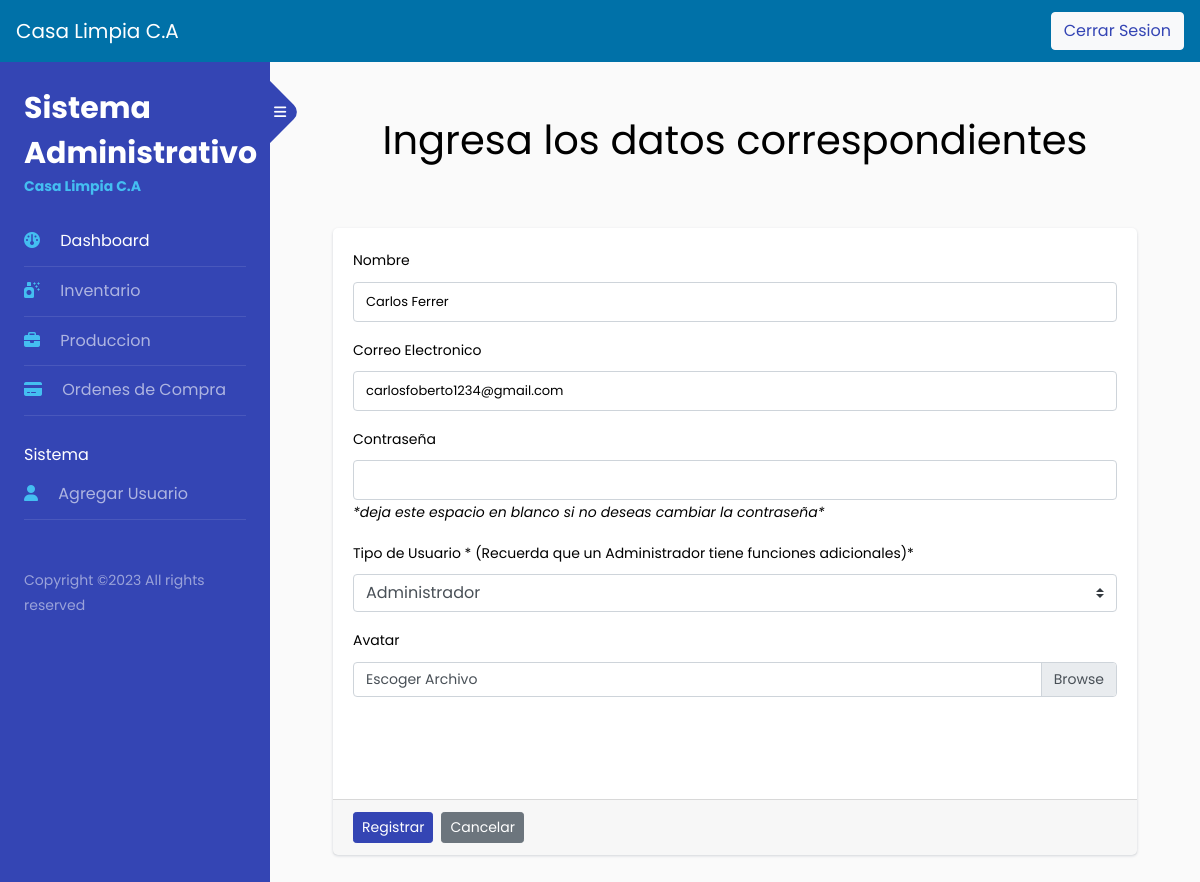
The app's page /editUsuario.php?id=23 with its own data.
### tables this page shows
CREATE TABLE `usertable` (
  `id` int(11) NOT NULL,
  `name` varchar(255) NOT NULL,
  `email` varchar(255) NOT NULL,
  `password` varchar(255) NOT NULL,
  `code` mediumint(50) NOT NULL,
  `status` text NOT NULL,
  `type` int(1) NOT NULL,
  `avatar` varchar(100) NOT NULL,
  `estado` text NOT NULL,
  `fecha_registro` datetime NOT NULL DEFAULT current_timestamp()
);

### editUsuario.php (the view, shortened to what this page needs)
<?php
require_once('connection.php');
$name = "";
$email = "";
$estado = "";
if ( $_SERVER ['REQUEST_METHOD'] == 'GET') {
    $id = $_GET["id"];
    $sql_query = "SELECT * FROM usertable WHERE id=$id";
    $result = $con->query($sql_query);
    $row = $result->fetch_assoc();
    $name = $row['name'];
    $email = $row['email'];
    if($row['estado'] == "1"){
        $estado = 'Administrador';
    } else {
        $estado = 'Empleado';
    }
}
?>
<!DOCTYPE html>
<html lang="en">
<head>
    <link rel="stylesheet" href="https://stackpath.bootstrapcdn.com/bootstrap/4.5.2/css/bootstrap.min.css">
    <link rel="stylesheet" href="https://cdnjs.cloudflare.com/ajax/libs/font-awesome/6.3.0/css/all.min.css" />
    <link rel="stylesheet" href="./assets/css/style.css">
</head>
<body>
<body>
    <nav class="navbar" style="background:#0071A8;">
    <a class="navbar-brand" style="color:#fff;" href="#" >Casa Limpia C.A</a>
    <button type="button" class="btn btn-light"><a href="logout-user.php">Cerrar Sesion</a></button>
    </nav>
    <div class="wrapper d-flex align-items-stretch">
        <nav id="sidebar">
            <div class="custom-menu">
					<button type="button" id="sidebarCollapse" class="btn btn-primary">
	          <i class="fa fa-bars"></i>
	        </button>
        </div>
				<div class="p-4">
		  		<h1><a href="home.php" class="logo">Sistema Administrativo <span>Casa Limpia C.A</span></a></h1>
                  <ul class="list-unstyled components mb-5">
	          <li class="active">
	            <a href="home.php"><span class="fa-solid fa-gauge mr-3"></span> Dashboard</a>
	          </li>
	          <li>
	              <a href="inventario.php"><span class="fa-solid fa-spray-can-sparkles mr-3"></span> Inventario</a>
	          </li>
	          <li>
              <a href="produccion.php"><span class="fa fa-briefcase mr-3"></span> Produccion</a>
            </li>
	          <li>
              <a href="#"><span class="fa-solid fa-credit-card mr-3"></span> Ordenes de Compra</a>
	          </li>
              <br>
              <li>
                  <span class="mr-3"> Sistema</span>
              </li>
              <li>
                  <a href="registrarUsuario.php"><span class="fa-solid fa-user mr-3"></span> Agregar Usuario</a>
	          </li>
	        </ul>
	        <div class="footer">
                <p>
                Copyright &copy;<script>document.write(new Date().getFullYear());</script> All rights reserved
                </p>
	        </div>
        </div>
    </nav>
    <div class="container">
        <div class="p-4 p-md-5 pt-5">
            <h1 class="text-center">Ingresa los datos correspondientes</h1> <br>
            <br>
            <div class="card card-outline card-primary">
                <div class="card-body" style="color:black;">
                    <form action="editUsuario.php" method="POST" id="registro">
                        <div class="form-group">
                            <label for="name">Nombre</label>
                            <input class="form-control" type="text" name="fname" placeholder="Full Name" required value="<?php echo $name ?>">
                        </div>
                        <div class="form-group">
                            <label for="name">Correo Electronico</label>
                            <input class="form-control" type="email" name="email" placeholder="Email Address" required value="<?php echo $email ?>">
                        </div>
                        <div class="form-group">
                            <label for="name">Contraseña </label>
                            <input class="form-control" type="password" name="password" placeholder="Password" >
                            <i><span>*deja este espacio en blanco si no deseas cambiar la contraseña*</span></i>
                        </div>
                        <div class="form-group">
                            <label>Tipo de Usuario * (Recuerda que un Administrador tiene funciones adicionales)*</label>
                            <select class="custom-select" name="estado" aria-label="Default select example" id="" value="<?php echo $estado ?>" >
                                <option value="1">Administrador</option>
                            </select>
                        </div>
                        <div class="form-group ">
                            <label for="name" class="control-label">Avatar</label>
                            <div class="custom-file">
                                <label  class="custom-file-label" for="customFile">Escoger Archivo</label>
                            </div>
                        </div>
                        <br>
                        <br>
                    </form>
                </div>
                <div class="card-footer">
                    <div class="col-md-12">
                        <div class="row">
                            <button class="btn btn-sm btn-primary mr-2" type="submit" name="signup" value="Signup" form="registro">Registrar</button>
                            <a class="btn btn-sm btn-secondary" href="registrarUsuario.php">Cancelar</a>
                        </div>
                    </div>
                </div>
            </div>
        </div>
    </div>
</body>
</html>
</body>
</html>

### records on screen
usertable: fname "Carlos Ferrer", email "carlosfoberto1234@gmail.com", estado "Administrador"
